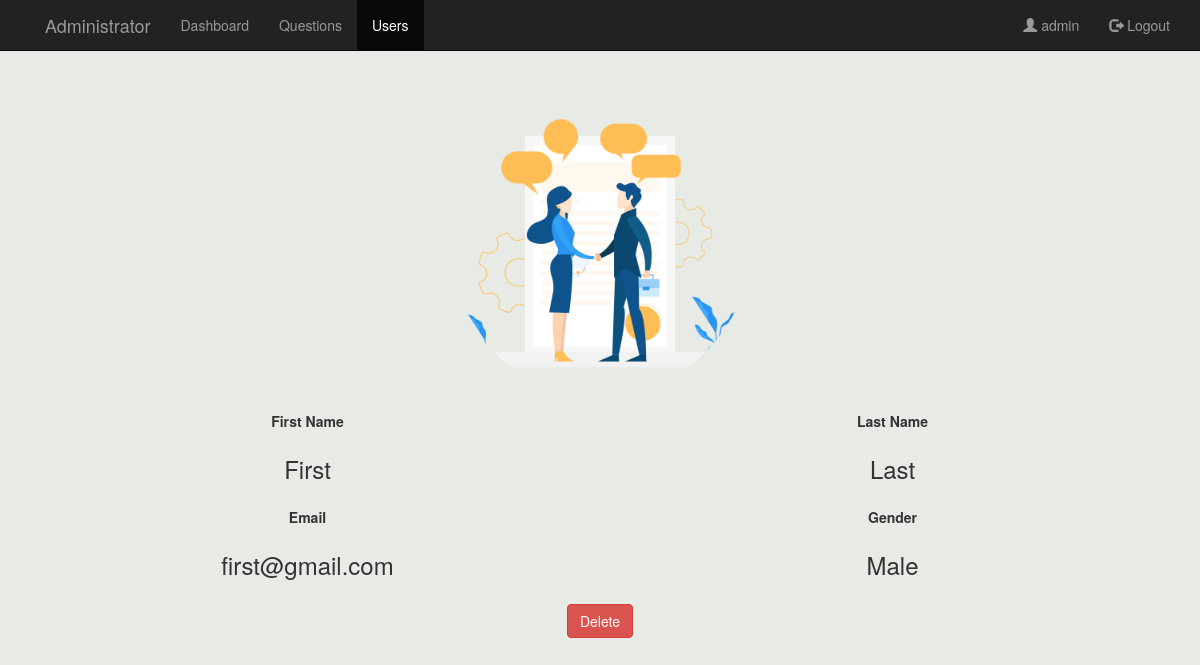
The page /admin/user_detail.php?user=27 (signed in) on the database its author committed.
### tables this page shows
CREATE TABLE `tbluser` (
  `user_Id` int(11) NOT NULL,
  `fname` varchar(255) DEFAULT NULL,
  `lname` varchar(255) DEFAULT NULL,
  `gender` varchar(255) DEFAULT NULL,
  `email` varchar(255) NOT NULL,
  `profile_pic` varchar(255) DEFAULT 'avatar.jpg',
  `password` varchar(255) NOT NULL
);

### admin/user_detail.php (the view, shortened to what this page needs)
<?php
 include "../functions/db.php";
$uname=$_SESSION['uname'];
$user = $_GET['user'];
$query = "SELECT * FROM `tbluser` WHERE user_Id = $user ";
$result = $con->query($query);
$result = $result->fetch_assoc();
extract($result);
?>
<html>
<head>
	<link rel="stylesheet" type="text/css" href="../css/global.css">
	<link rel="stylesheet" type="text/css" href="../css/bootstrap.css">
	<link rel="stylesheet" type="text/css" href="../css/bootstrap.min.css">
    <link href="//netdna.bootstrapcdn.com/font-awesome/4.0.3/css/font-awesome.css" rel="stylesheet">
</head>
<body>
    <nav class="navbar navbar-inverse navbar-fixed-top">
        <div class="container">
            <div class="navbar-header page-scroll">
                <a class="navbar-brand page-scroll" href="home.php"></a>
            </div>
            <div class="navbar-header">
                <a class="navbar-brand" href="home.php">Administrator</a>
            </div>
            <div class="collapse navbar-collapse" id="bs-example-navbar-collapse-1">
                <ul class="nav navbar-nav navbar-left">
                    <li><a href="home.php"> Dashboard</a></li>
                    <li><a href="questions.php"> Questions</a></li>
                    <li class="active"><a href="user.php"> Users</a></li>
                </ul>
   <ul class="nav navbar-nav navbar-right">
                    <li><a href="#" ><span class="glyphicon glyphicon-user"></span> <?php echo $uname;?></a></li>
                <li ><a href="logout.php"><span class="glyphicon glyphicon-log-out"></span> Logout</a></li>
                </ul>
            </div>
        </div>
    </nav>
    <div class="container" style="margin:8% auto;">
    <div class="row" style="text-align: center;">
        <div class="col-md-12 img">
            <img src="<?= $profile_pic ?>" alt="Profile Picture" style="width: 300px;height:300px;border-radius: 50%;" title="click to update">
        </div>
    </div>
    <div class="row name" style="margin-top: 15px;text-align: center;">
        <div class="col-md-6">
            <label>First Name</label>
            <h3><?= $fname ?></h3>
        </div>
        <div class="col-md-6">
            <label>Last Name</label>
            <h3><?= $lname ?></h3>
        </div>
    </div>
    <div class="row name" style="margin-top: 15px;text-align: center;">
        <div class="col-md-6">
            <label>Email</label>
            <h3><?= $email ?></h3>
        </div>
        <div class="col-md-6">
          <label>Gender</label>
          <h3><?= $gender ?></h3>
        </div>
    </div>
    <div class="row" style="text-align: center;margin-top: 15px;">
        <div class="col-md-12">
            <a class="btn btn-danger" href="delete_user.php?user=<?= $user ?>">Delete</a>
        </div>
    </div>
</div>
</body>
</html>

### css/global.css (style rules this page uses)
body { background-color: #eee; }

### admin/user_detail.php (style rules this page uses)
body { background-color: #e7eae5; }

### rows shown on the page
tbluser: profile_pic (picture), fname "First", lname "Last", email "first@gmail.com", gender "Male"

### other values the page prints
$uname "admin"
